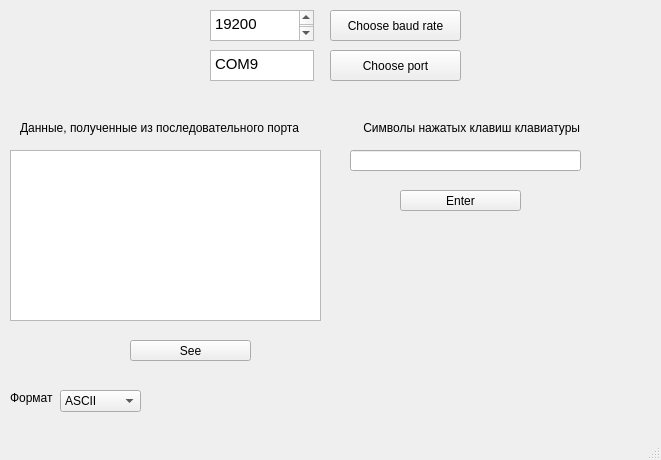
<?xml version="1.0" encoding="UTF-8"?>
<ui version="4.0">
 <class>MainWindow</class>
 <widget class="QMainWindow" name="MainWindow">
  <property name="geometry">
   <rect>
    <x>0</x>
    <y>0</y>
    <width>661</width>
    <height>460</height>
   </rect>
  </property>
  <property name="windowTitle">
   <string>MainWindow</string>
  </property>
  <widget class="QWidget" name="centralwidget">
   <widget class="QPushButton" name="pushButton">
    <property name="geometry">
     <rect>
      <x>330</x>
      <y>50</y>
      <width>131</width>
      <height>31</height>
     </rect>
    </property>
    <property name="text">
     <string>Choose port</string>
    </property>
   </widget>
   <widget class="QTextEdit" name="textEdit">
    <property name="geometry">
     <rect>
      <x>210</x>
      <y>50</y>
      <width>104</width>
      <height>31</height>
     </rect>
    </property>
    <property name="html">
     <string>&lt;!DOCTYPE HTML PUBLIC &quot;-//W3C//DTD HTML 4.0//EN&quot; &quot;http://www.w3.org/TR/REC-html40/strict.dtd&quot;&gt;
&lt;html&gt;&lt;head&gt;&lt;meta name=&quot;qrichtext&quot; content=&quot;1&quot; /&gt;&lt;style type=&quot;text/css&quot;&gt;
p, li { white-space: pre-wrap; }
&lt;/style&gt;&lt;/head&gt;&lt;body style=&quot; font-family:'MS Shell Dlg 2'; font-size:8.25pt; font-weight:400; font-style:normal;&quot;&gt;
&lt;p style=&quot; margin-top:0px; margin-bottom:0px; margin-left:0px; margin-right:0px; -qt-block-indent:0; text-indent:0px;&quot;&gt;&lt;span style=&quot; font-size:11pt;&quot;&gt;COM9&lt;/span&gt;&lt;/p&gt;&lt;/body&gt;&lt;/html&gt;</string>
    </property>
   </widget>
   <widget class="QPushButton" name="pushButton_2">
    <property name="geometry">
     <rect>
      <x>330</x>
      <y>10</y>
      <width>131</width>
      <height>31</height>
     </rect>
    </property>
    <property name="text">
     <string>Choose baud rate</string>
    </property>
   </widget>
   <widget class="QTextEdit" name="textEdit_2">
    <property name="geometry">
     <rect>
      <x>210</x>
      <y>10</y>
      <width>104</width>
      <height>31</height>
     </rect>
    </property>
    <property name="html">
     <string>&lt;!DOCTYPE HTML PUBLIC &quot;-//W3C//DTD HTML 4.0//EN&quot; &quot;http://www.w3.org/TR/REC-html40/strict.dtd&quot;&gt;
&lt;html&gt;&lt;head&gt;&lt;meta name=&quot;qrichtext&quot; content=&quot;1&quot; /&gt;&lt;style type=&quot;text/css&quot;&gt;
p, li { white-space: pre-wrap; }
&lt;/style&gt;&lt;/head&gt;&lt;body style=&quot; font-family:'MS Shell Dlg 2'; font-size:8.25pt; font-weight:400; font-style:normal;&quot;&gt;
&lt;p style=&quot; margin-top:0px; margin-bottom:0px; margin-left:0px; margin-right:0px; -qt-block-indent:0; text-indent:0px;&quot;&gt;&lt;span style=&quot; font-size:11pt;&quot;&gt;19200&lt;/span&gt;&lt;/p&gt;
&lt;p style=&quot;-qt-paragraph-type:empty; margin-top:0px; margin-bottom:0px; margin-left:0px; margin-right:0px; -qt-block-indent:0; text-indent:0px; font-size:11pt;&quot;&gt;&lt;br /&gt;&lt;/p&gt;&lt;/body&gt;&lt;/html&gt;</string>
    </property>
   </widget>
   <widget class="QTextEdit" name="textEdit_3">
    <property name="geometry">
     <rect>
      <x>10</x>
      <y>150</y>
      <width>311</width>
      <height>171</height>
     </rect>
    </property>
   </widget>
   <widget class="QLabel" name="label">
    <property name="geometry">
     <rect>
      <x>20</x>
      <y>120</y>
      <width>301</width>
      <height>16</height>
     </rect>
    </property>
    <property name="text">
     <string>Данные, полученные из последовательного порта</string>
    </property>
   </widget>
   <widget class="QLabel" name="label_2">
    <property name="geometry">
     <rect>
      <x>360</x>
      <y>120</y>
      <width>301</width>
      <height>16</height>
     </rect>
    </property>
    <property name="text">
     <string> Символы нажатых клавиш клавиатуры</string>
    </property>
   </widget>
   <widget class="QComboBox" name="comboBox">
    <property name="geometry">
     <rect>
      <x>60</x>
      <y>390</y>
      <width>81</width>
      <height>22</height>
     </rect>
    </property>
    <item>
     <property name="text">
      <string>ASCII</string>
     </property>
    </item>
    <item>
     <property name="text">
      <string>BIN</string>
     </property>
    </item>
    <item>
     <property name="text">
      <string>HEX</string>
     </property>
    </item>
   </widget>
   <widget class="QLabel" name="label_3">
    <property name="geometry">
     <rect>
      <x>10</x>
      <y>390</y>
      <width>191</width>
      <height>16</height>
     </rect>
    </property>
    <property name="text">
     <string>Формат</string>
    </property>
   </widget>
   <widget class="QPushButton" name="button_enter">
    <property name="geometry">
     <rect>
      <x>400</x>
      <y>190</y>
      <width>121</width>
      <height>21</height>
     </rect>
    </property>
    <property name="text">
     <string>Enter</string>
    </property>
   </widget>
   <widget class="QPushButton" name="button_see">
    <property name="geometry">
     <rect>
      <x>130</x>
      <y>340</y>
      <width>121</width>
      <height>21</height>
     </rect>
    </property>
    <property name="text">
     <string>See</string>
    </property>
   </widget>
   <widget class="QLineEdit" name="lineEdit">
    <property name="geometry">
     <rect>
      <x>350</x>
      <y>150</y>
      <width>231</width>
      <height>21</height>
     </rect>
    </property>
   </widget>
  </widget>
  <widget class="QMenuBar" name="menubar">
   <property name="geometry">
    <rect>
     <x>0</x>
     <y>0</y>
     <width>661</width>
     <height>21</height>
    </rect>
   </property>
  </widget>
  <widget class="QStatusBar" name="statusbar"/>
 </widget>
 <resources/>
 <connections/>
</ui>
